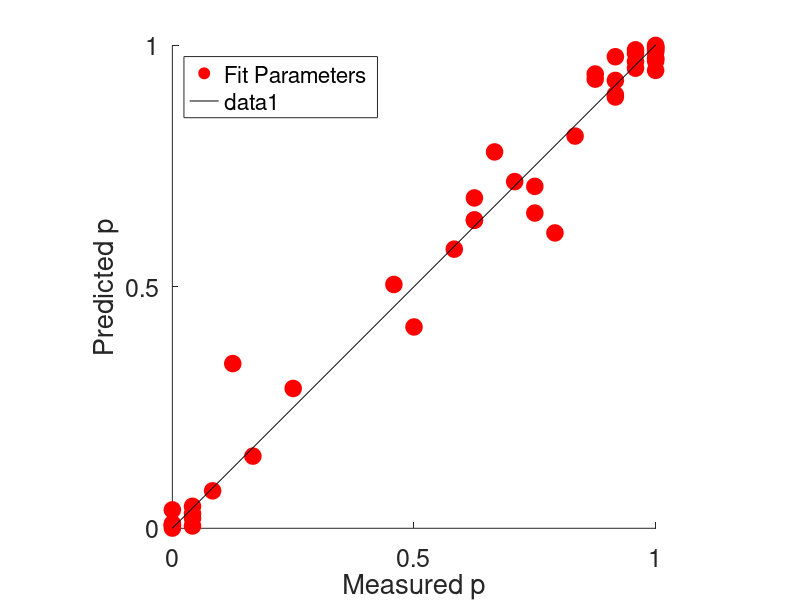

Source code (MATLAB): (Note: this script raises an error after producing the figure.)
% PlotsWithSavedParams
%
% Plot out the results of a fit to simulated data, based on parameters
% we saved by hand after running a long demo fit.

%% Clear and close and load
clear; close all; 
DEMO = false; 
if DEMO
    load('returnedParamsTemp.mat')
else
    load('solutionForifj.mat')
    simulatedProbabilities = theDataProb; 
end
plotWeibullFitsToData = 1; 

%% Plot measured vs. predicted probabilities
theDataProb = theResponsesFromSimulatedData./nTrials;
figure; hold on
if DEMO
    plot(theDataProb,predictedProbabilitiesBasedOnSolution,'ro','MarkerSize',12,'MarkerFaceColor','r');
    plot(theDataProb,probabilitiesComputedForSimulatedData,'bo','MarkerSize',12,'MarkerFaceColor','b');
else
    plot(theDataProb(:),predictedProbabilitiesBasedOnSolution(:),'ro','MarkerSize',12,'MarkerFaceColor','r');
end
legend('Fit Parameters', 'Actual Parameters', 'Location', 'NorthWest')
plot([0 1],[0 1],'k');
axis('square')
axis([0 1 0 1]);
set(gca,  'FontSize', 18);
xlabel('Measured p');
ylabel('Predicted p');
set(gca, 'xTick', [0, 0.5, 1]);
set(gca, 'yTick', [0, 0.5, 1]);

%% Fit cubic spline to the data
% We do this separately for color and material dimension
ppColor = spline(materialMatchColorCoords, returnedMaterialMatchColorCoords);
ppMaterial = spline(colorMatchMaterialCoords, returnedColorMatchMaterialCoords);
xMinTemp = floor(min([returnedMaterialMatchColorCoords, returnedColorMatchMaterialCoords]))-0.5; 
xMaxTemp = ceil(max([returnedMaterialMatchColorCoords, returnedColorMatchMaterialCoords]))+0.5;
xTemp = max(abs([xMinTemp xMaxTemp]));
xMin = -xTemp;
xMax = xTemp;
yMin = xMin; 
yMax = xMax;
splineOverX = linspace(xMin,xMax,1000);
inferredPositionsColor = ppval(splineOverX,ppColor); 
inferredPositionsMaterial  = ppval(splineOverX,ppMaterial); 

%% Plot positions from fit versus actual simulated positions 
figure; 
subplot(1,2,1); hold on % plot of material positions
plot(materialMatchColorCoords,returnedMaterialMatchColorCoords,'ro',splineOverX, inferredPositionsColor, 'r');
plot([xMin xMax],[yMin yMax],'--', 'LineWidth', 1, 'color', [0.5 0.5 0.5]);
title('Color dimension')
axis([xMin, xMax,yMin, yMax])
axis('square')
xlabel('"True" position');
ylabel('Inferred position');
set(gca, 'xTick', [xMin, 0, xMax],'FontSize', 18);
set(gca, 'yTick', [yMin, 0, yMax],'FontSize', 18);

% Set large range of values for fittings
subplot(1,2,2); hold on % plot of material positions
title('Material dimension')
plot(colorMatchMaterialCoords,returnedColorMatchMaterialCoords,'bo',splineOverX,inferredPositionsMaterial, 'b');
plot([xMin xMax],[yMin yMax],'--', 'LineWidth', 1, 'color', [0.5 0.5 0.5]);
axis([xMin, xMax,yMin, yMax])
axis('square')
xlabel('"True" position');
ylabel('Inferred position');
set(gca, 'xTick', [xMin, 0, xMax],'FontSize', 18);
set(gca, 'yTick', [yMin, 0, yMax],'FontSize', 18);

%% Plot the color and material of the stimuli obtained from the fit in the 2D representational space
figure; hold on; 
plot(returnedMaterialMatchColorCoords, zeros(size(returnedMaterialMatchColorCoords)),'ro', 'MarkerFaceColor', 'r', 'MarkerSize', 12); 
line([xMin, xMax], [0,0],'color', 'k'); 
plot(zeros(size(returnedColorMatchMaterialCoords)), returnedColorMatchMaterialCoords, 'bo','MarkerFaceColor', 'b', 'MarkerSize', 12); 
axis([xMin, xMax,yMin, yMax])
line([0,0],[yMin, yMax],  'color', 'k'); 
axis('square')
xlabel('color positions', 'FontSize', 18);
ylabel('material positions','FontSize', 18);

%% Plot descriptive Weibull fits to the data
%simulatedProbabilities = theDataProb; 
if plotWeibullFitsToData
    for i = 1:size(theDataProb,2);
        if i == 4
            fixPoint = 1;
        else
            fixPoint = 0;
        end
        [theSmoothPreds(:,i), theSmoothVals(:,i)] = ColorMaterialModelGetValuesFromFits(simulatedProbabilities(:,i)',colorMatchMaterialCoords, fixPoint);
    end
    ColorMaterialModelPlotFits(theSmoothVals, theSmoothPreds, materialMatchColorCoords, simulatedProbabilities);
end

%% Plot predictions of the model through the actual data 
%
% First check the positions of color (material) match on color (material) axis.  
% Signal if there is an error. 
tolerance = 1e-7; 
returnedMaterialMatchMaterialCoord = ppval(targetMaterialCoord, ppMaterial);
returnedColorMatchColorCoord =  ppval(targetColorCoord, ppColor);
if (abs(returnedMaterialMatchMaterialCoord) > tolerance)
    error('Target material coordinate did not map to zero.')
end
if (abs(returnedColorMatchColorCoord) > tolerance)
    error('Target color coordinates did not map to zero.')
end

% Find the predicted probabilities for a range of possible color coordinates 
rangeOfMaterialMatchColorCoordinates = linspace(xMin, xMax, 100)';

% Loop over each material coordinate of the color match, to get a predicted
% curve for each one.
for whichMaterialCoordinate = 1:length(colorMatchMaterialCoords)
    % Get the inferred material position for this color match
    returnedColorMatchMaterialCoord(whichMaterialCoordinate) = ppval(colorMatchMaterialCoords(whichMaterialCoordinate), ppMaterial);
    
    % Get the inferred color position for a range of material matches
    for whichColorCoordinate = 1:length(rangeOfMaterialMatchColorCoordinates)
        % Get the position of the material match
        returnedMaterialMatchColorCoord(whichColorCoordinate) = ppval(rangeOfMaterialMatchColorCoordinates(whichColorCoordinate), ppColor);
                
        % Compute the model predictions
        modelPredictions(whichColorCoordinate, whichMaterialCoordinate) = ColorMaterialModelComputeProb(targetColorCoord,targetMaterialCoord, ...
            returnedColorMatchColorCoord,returnedMaterialMatchColorCoord(whichColorCoordinate),...
            returnedColorMatchMaterialCoord(whichMaterialCoordinate), returnedMaterialMatchMaterialCoord, returnedW, returnedSigma);
    end
end

% [~,modelPredictions2] = ColorMaterialModelComputeLogLikelihood(pairColorMatchMatrialCoordIndices,pairMaterialMatchColorCoordIndices,theResponsesFromSimulatedData,nTrials,...
%     returnedColorMatchMaterialCoords,returnedMaterialMatchColorCoords,params.targetIndex,...
%     returnedW, returnedSigma);

%% Make sure the numbers we compute from the model now match those we computed in the demo program
%figure; clf; hold on
%plot(predictedProbabilitiesBasedOnSolution(:),modelPredictions(:),'ro','MarkerSize',12,'MarkerFaceColor','r');
%plot(predictedProbabilitiesBasedOnSolution(:),modelPredictions2(:),'bo','MarkerSize',12,'MarkerFaceColor','b');
%xlim([0 1]); ylim([0,1]); axis('square');

rangeOfMaterialMatchColorCoordinates = repmat(rangeOfMaterialMatchColorCoordinates,[1, length(materialMatchColorCoords)]);
ColorMaterialModelPlotFits(rangeOfMaterialMatchColorCoordinates, modelPredictions, materialMatchColorCoords, simulatedProbabilities, xMin, xMax);
